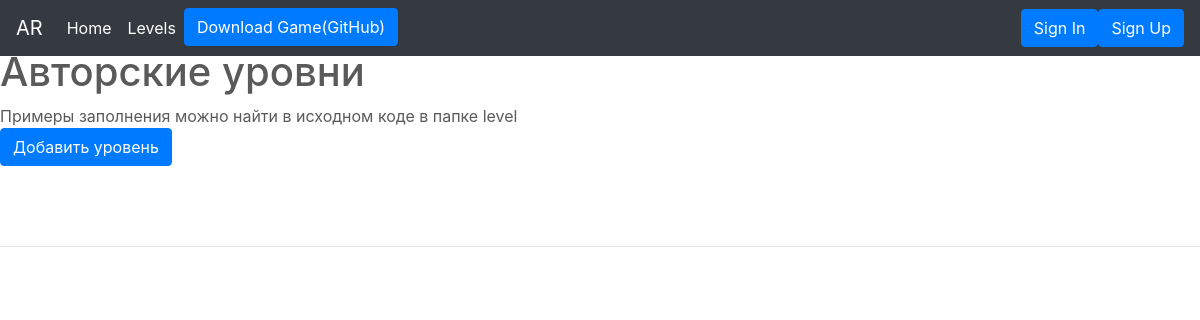
The app's page /levels, older data.
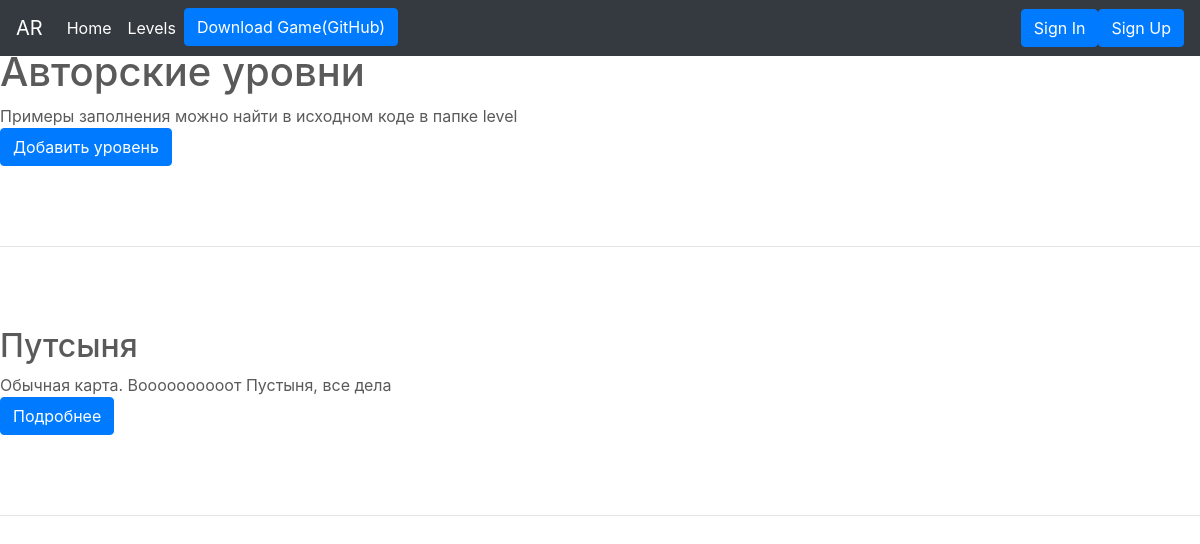
The same page, newer data.
### tables this page shows
CREATE TABLE posts 
                            (id INTEGER PRIMARY KEY AUTOINCREMENT, 
                             title VARCHAR(100),
                             content VARCHAR(1000),
                             level_img VARCHAR(100),
                             level1 TEXT,
                             user_id INTEGER
                             );

### main.py (the view)
@app.route('/levels',  methods=['GET', 'POST'])
def get_news():
    news2 = news.get_all(session, tag)
    return render_template('levels.html', news=news2)

### main.py (called while the page is built)
    def get_all(self, user_id=None, set_up=None):
        cursor = self.connection.cursor()
        cursor.execute("SELECT * FROM posts")
        rows = cursor.fetchall()
        if set_up:
            rows = sorted(rows, key=bySlovo)
        return rows

### templates/levels.html
{% extends "base1.html" %}
{% block content %}
<body>
<h1>Авторские уровни</h1>
<div>Примеры заполнения можно найти в исходном коде в папке level</div>
<a class="btn btn-primary" href="/add_post" role="button">Добавить уровень</a>
<hr class="featurette-divider">
    {% for item in news %}
        <h2>{{item[1]}}</h2>
        <div>{{item[2]}}</div>
        <a class="btn btn-primary" href="/levels/{{item[0]}}" role="button">Подробнее</a>
    <hr class="featurette-divider">
    {% endfor %}
</body>
{% endblock %}

Row changes from the older to the newer data that the page shows:
added posts: title "Путсыня", content "Обычная карта. Воооооооооот Пустыня, все дела"
